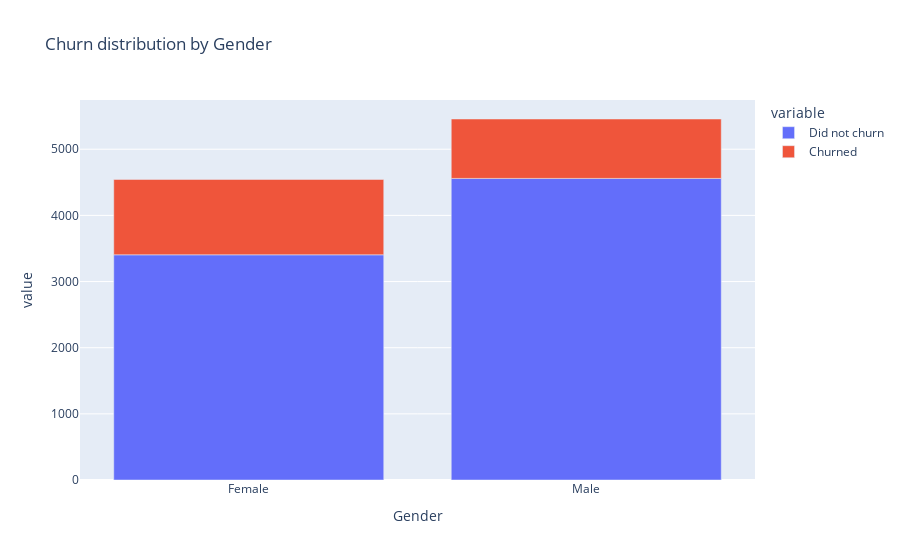

Notebook cell for this chart:
### Markdown cell above
### Churn by Gender
Now, let us look at the gender data. It seems that from the dataset, female customers are a bit more likely to churn than male customers.

### Code cell
fig = px.bar(pd.DataFrame({'Gender': sorted(df['Gender'].unique()),
                    'Did not churn': df.groupby(['Gender']).size() - df.groupby(['Gender']).sum()['Exited'],
                    'Churned': df.groupby(['Gender']).sum()['Exited']}), 
             x='Gender', 
             y=['Did not churn', 'Churned'], 
             title='Churn distribution by Gender')
fig.show()

### Figure 1 — Plotly figure (JSON) as saved in the notebook; plotly's stock layout.template omitted (floating-point values rounded to 4 significant figures)
{"data": [{"alignmentgroup": "True", "hovertemplate": "variable=Did not churn<br>Gender=%{x}<br>value=%{y}<extra></extra>", "legendgroup": "Did not churn", "marker": {"color": "#636efa", "pattern": {"shape": ""}}, "name": "Did not churn", "offsetgroup": "Did not churn", "orientation": "v", "showlegend": true, "textposition": "auto", "type": "bar", "x": ["Female", "Male"], "xaxis": "x", "y": [3404, 4559], "yaxis": "y"}, {"alignmentgroup": "True", "hovertemplate": "variable=Churned<br>Gender=%{x}<br>value=%{y}<extra></extra>", "legendgroup": "Churned", "marker": {"color": "#EF553B", "pattern": {"shape": ""}}, "name": "Churned", "offsetgroup": "Churned", "orientation": "v", "showlegend": true, "textposition": "auto", "type": "bar", "x": ["Female", "Male"], "xaxis": "x", "y": [1139, 898], "yaxis": "y"}], "layout": {"barmode": "relative", "legend": {"title": {"text": "variable"}, "tracegroupgap": 0}, "title": {"text": "Churn distribution by Gender"}, "xaxis": {"anchor": "y", "domain": [0, 1], "title": {"text": "Gender"}}, "yaxis": {"anchor": "x", "domain": [0, 1], "title": {"text": "value"}}}}
